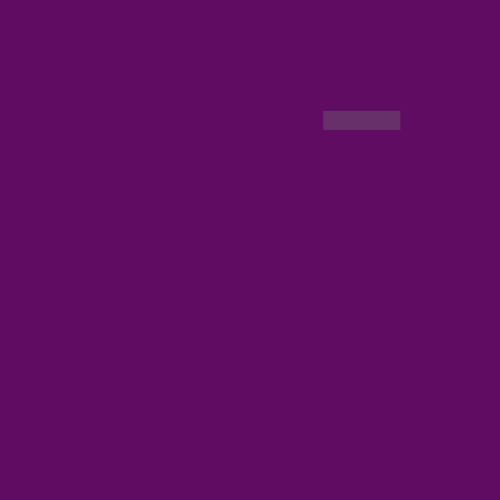
Frame 1 (no input)
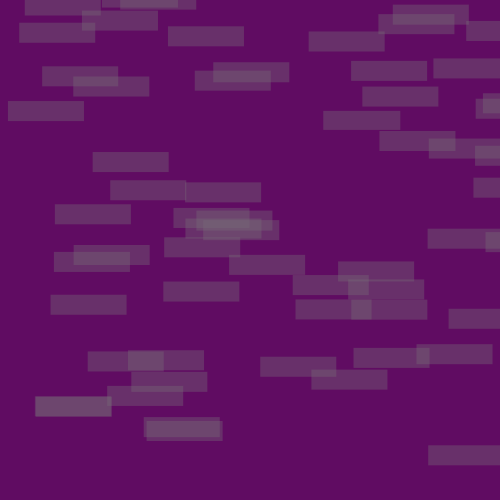
Frame 60 (the mouse pressed at the canvas centre just before this capture)
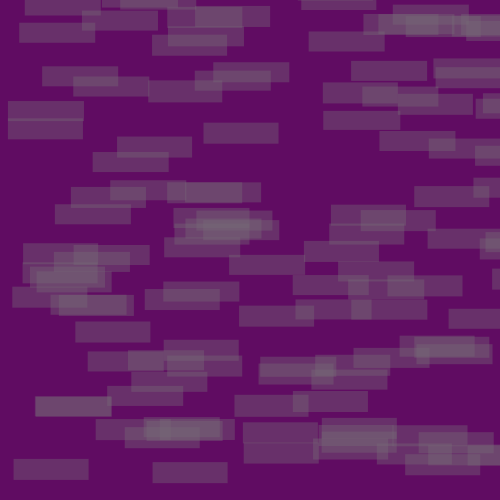
Frame 120 (the mouse held since frame 60 and released just before this capture)

The Processing sketch that drew these frames (run headless with seeded random() and noise(); from frame 60 on, the mouse is pressed at the canvas centre):

// Processing sketch: processing_3005
// ── processing_3005.pde

 
void setup(){ 
  size(500,500); 
  noStroke(); 
  smooth(); 
  background(#600C62); 
} 

void draw (){  
  
float x= random (height);  
float y= random(width); 
 
fill(118,105,118,100);  
smooth(); 
 
  rect(x, y, 100-second(), 4-second());   


} 
